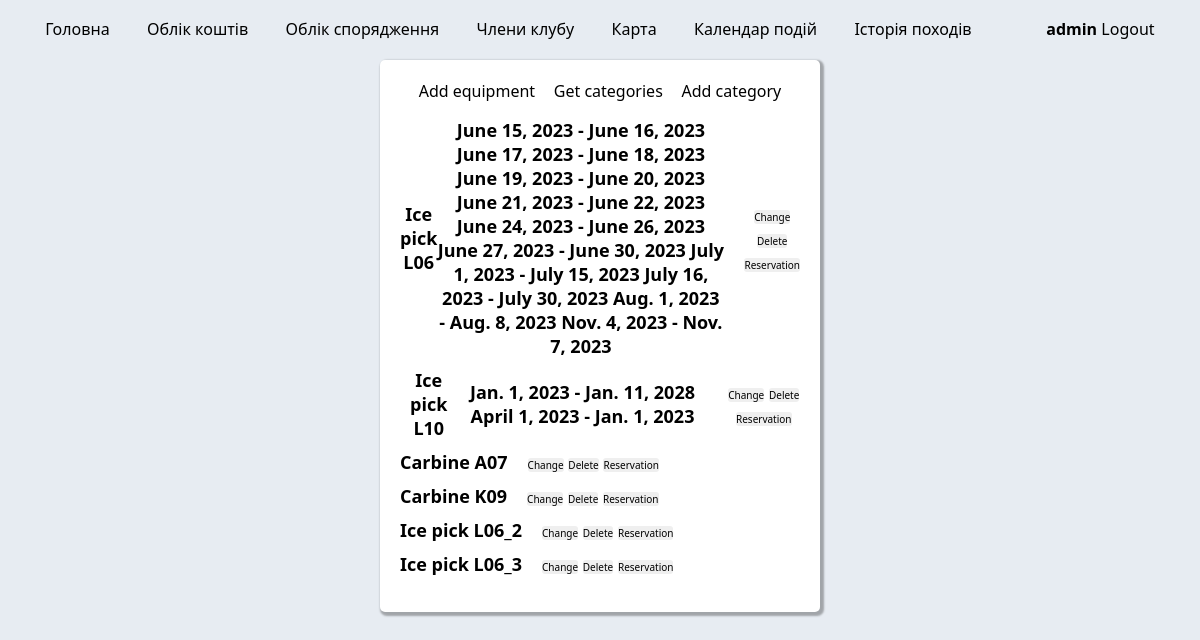
The app's page /equipment/ (signed in) with its own data.
### equipment_accounting/models.py (models this page shows, shortened)
class Equipments(models.Model):
    equipment_name = models.CharField(max_length=50, null=False)
    equipment_category = models.ManyToManyField(EquipmentsCategories)
    weight_of_equipment_kg = models.FloatField(null=False)
    photo_of_equipment = models.ImageField(default='default_tool.png', upload_to='equipment_images')
    current_user = models.ForeignKey(User, on_delete=models.CASCADE, default=1)
    equipment_description = models.CharField(max_length=150, default="-")

class EquipmentBooking(models.Model):
    club_member = models.ForeignKey(User, on_delete=models.CASCADE)
    reserved_equipment = models.ForeignKey(Equipments, on_delete=models.CASCADE)
    booking_date_from = models.DateField()
    booking_date_to = models.DateField(default=timezone.now)

### equipment_accounting/views.py (the view)
# urls.py: path("", views.get_equipments, name="get_equipments"), # table of equipment
@login_required(login_url='/login/')
def get_equipments(request):
    allowed_positions = ["Equipment manager", "Head"] #### Винести в окремий файл
    profile = request.user.profile
    has_permission = profile.user_position.filter(positions_category__in=allowed_positions).exists()
    booking_date = EquipmentBooking.objects.all().order_by("booking_date_from")
    equipments = Equipments.objects.all()
    return render(
                    request,
                    "equipment_accounting/equipment.html",
                    context={"equipments": equipments, "has_permission": has_permission, "booking_date":booking_date}
                )

### equipment_accounting/templates/equipment_accounting/equipment.html (shortened to what this page needs)
{% extends "layouts/base.html" %}
{% block content %}
<div class="modal">
  <div class="category">
    {% if has_permission %}
    <a class="link" href="{% url 'equipment:add_equipment' %}" role="button">Add equipment</a>
    <a class="link" href="{% url 'equipment:get_category' %}" role="button">Get categories</a>
    <a class="link" href="{% url 'equipment:add_category' %}" role="button">Add category</a>
    {% endif %}
  </div>
  <ul class="list">
    {% for equipment in equipments %}
    <li class="items items-left">
      <a class="link" href="{% url 'equipment:detail_equipment' equipment.id %}" role="button" class="outline">{{ equipment.equipment_name }}</a>
      {% for book_equ in booking_date %}
        {% if equipment.id == book_equ.reserved_equipment.id %}
          {{ book_equ.booking_date_from }} - {{ book_equ.booking_date_to }}
        {% endif %}
      {% endfor %}
      <div class="buttons buttons-right">
        {% if has_permission %}
        <a class="link" href="{% url 'equipment:change_equipment' equipment.id %}" role="button"><button class="btn btn-right" type="button">Change</button></a>
        <a class="link" href="{% url 'equipment:delete_equipment' equipment.id %}" role="button" class="contrast"><button class="btn btn-right" type="button">Delete</button></a>
        {% endif %}
        <a class="link" href="{% url 'equipment:get_book_equipment' equipment.id %}" role="button" class="contrast"><button class="btn btn-right" type="button">Reservation</button></a>
      </div>
    </li>
    {% endfor %}
  </ul>
</div>
{% endblock content %}

### equipment_accounting/templates/layouts/base.html (shortened to what this page needs)
<!DOCTYPE html>
<html lang="en">
  <head>
    {% load static %}
    <link rel="stylesheet" href="{% static '/assets/css/style.css' %}" />
  </head>
  <body>
    <header class="site-header">
      <nav >
            <div class="container navbar">
                        <a class="link" href="/">Головна</a>
                        {% if user.is_authenticated %}
                        <a class="link" href="{% url 'users:placeholders' %}">Облік коштів</a>
                        <a class="link" href="{% url 'equipment:get_equipments' %}">Облік спорядження</a>
                        <a class="link" href="{% url 'users:club_members' %}">Члени клубу</a>
                        {% endif %}
                        <a class="link" href="{% url 'users:placeholders' %}">Карта</a>
                        <a class="link" href="{% url 'users:placeholders' %}">Календар подій</a>
                        <a class="link" href="{% url 'users:placeholders' %}">Історія походів</a>
                  <div class="collapse navbar-collapse flex-row-reverse" id="navbarToggle">
                        <div class="navbar-nav">
                            {% if user.is_authenticated %}
                                <a class="link" href="{% url 'users:profile' user_id=user.id %}"><b>{{ user.username }}</b></a>
                                <a class="link" href="{% url 'users:logout' %}">Logout</a>
                                {% else %}
                                <a class="link" href="{% url 'users:login' %}">Login</a>
                                {% endif %}
                        </div>
                  </div>
            </div>
      </nav>
    </header>
    <main role="main" class="container">
      <div class="row">
        <div class="col-md-8">
    {% block content %}{% endblock content %}
  </main>
  </body>
</html>

### equipment_accounting/static/assets/css/style.css (style rules this page uses)
.list { list-style: none; }
.buttons { margin-top: 10px; }
.buttons-right { margin-top: 0px; margin-left: 20px; }
.btn { font-family: 'Segoe UI', Tahoma, Geneva, Verdana, sans-serif; padding: 10px; border-radius: 3px; border: none; color: black; font-weight: bold; }
.btn-right { padding: 0px; font-weight: normal; font-size: x-small; }
body { background-color: #e7ecf2; font-family: 'Segoe UI', Tahoma, Geneva, Verdana, sans-serif; }
.link { text-decoration: none; color: black; }
.modal { text-align: center; padding: 20px; background-color: #fff; border: none; border-radius: 5px; box-shadow: 2px 2px 2px 2px rgba(0,0,0,.3); margin: 0 auto; overflow: hidden; width: 400px; }
ul { padding: 0; }
.items { font-size: large; font-weight: bold; margin-top: 10px; }
.items-left { align-items: center; display: flex; }
.category { display: flex; justify-content: space-evenly; }
.container { padding: 10px 0; }
.navbar { display: flex; justify-content: space-evenly; }

### records on screen
Equipments: equipment_name "Ice pick L06"
EquipmentBooking: booking_date_from "June 15, 2023", booking_date_to "June 16, 2023"
EquipmentBooking: booking_date_from "June 17, 2023", booking_date_to "June 18, 2023"
EquipmentBooking: booking_date_from "June 19, 2023", booking_date_to "June 20, 2023"
EquipmentBooking: booking_date_from "June 21, 2023", booking_date_to "June 22, 2023"
EquipmentBooking: booking_date_from "June 24, 2023", booking_date_to "June 26, 2023"
EquipmentBooking: booking_date_from "June 27, 2023", booking_date_to "June 30, 2023"
EquipmentBooking: booking_date_from "July 1, 2023", booking_date_to "July 15, 2023"
EquipmentBooking: booking_date_from "July 16, 2023", booking_date_to "July 30, 2023"
EquipmentBooking: booking_date_from "Aug. 1, 2023", booking_date_to "Aug. 8, 2023"
EquipmentBooking: booking_date_from "Nov. 4, 2023", booking_date_to "Nov. 7, 2023"
Equipments: equipment_name "Ice pick L10"
EquipmentBooking: booking_date_from "Jan. 1, 2023", booking_date_to "Jan. 11, 2028"
EquipmentBooking: booking_date_from "April 1, 2023", booking_date_to "Jan. 1, 2023"
Equipments: equipment_name "Carbine A07"
Equipments: equipment_name "Carbine K09"
Equipments: equipment_name "Ice pick L06_2"
Equipments: equipment_name "Ice pick L06_3"

### other values on screen
{{ user.username }} "admin"
